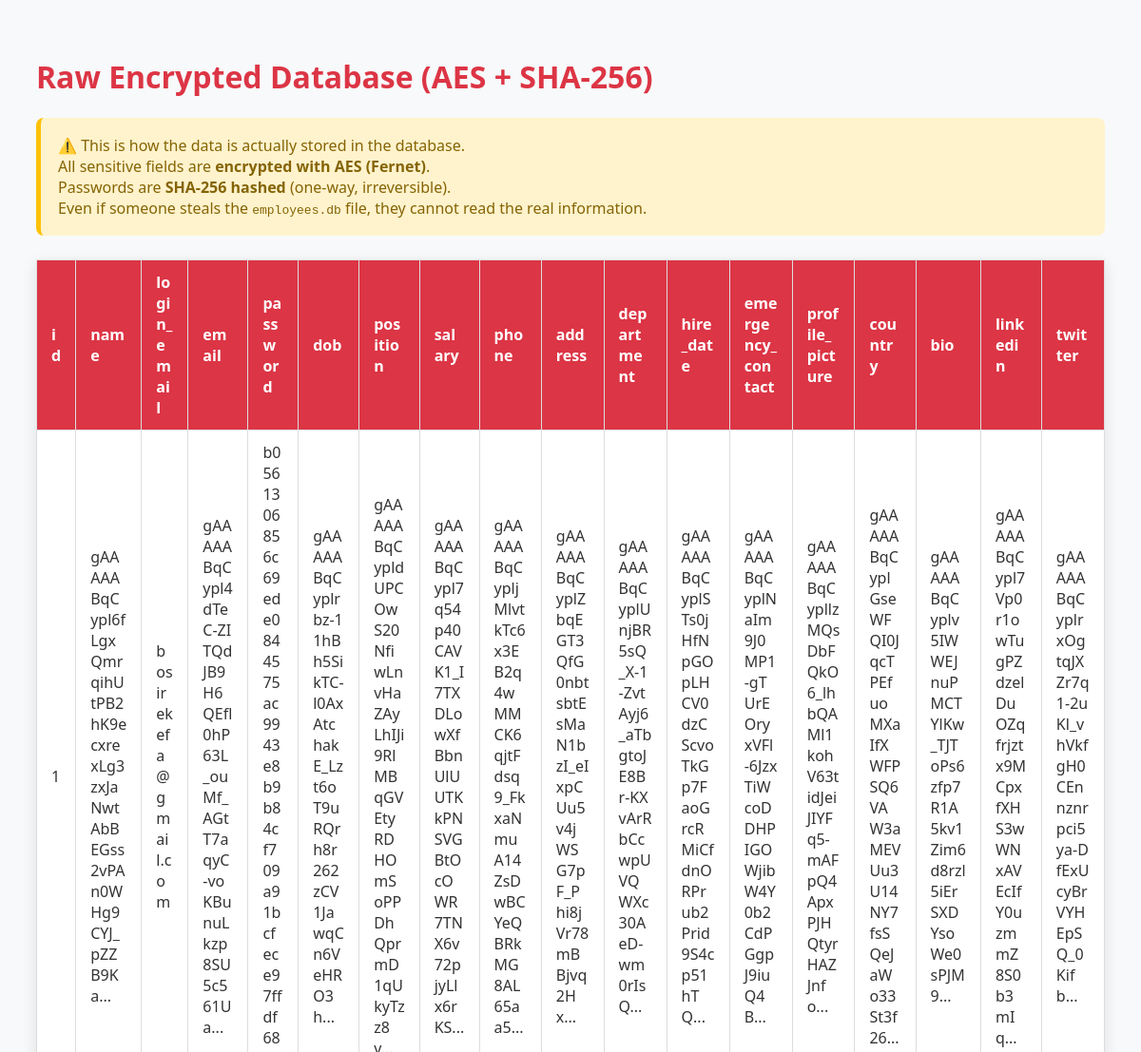
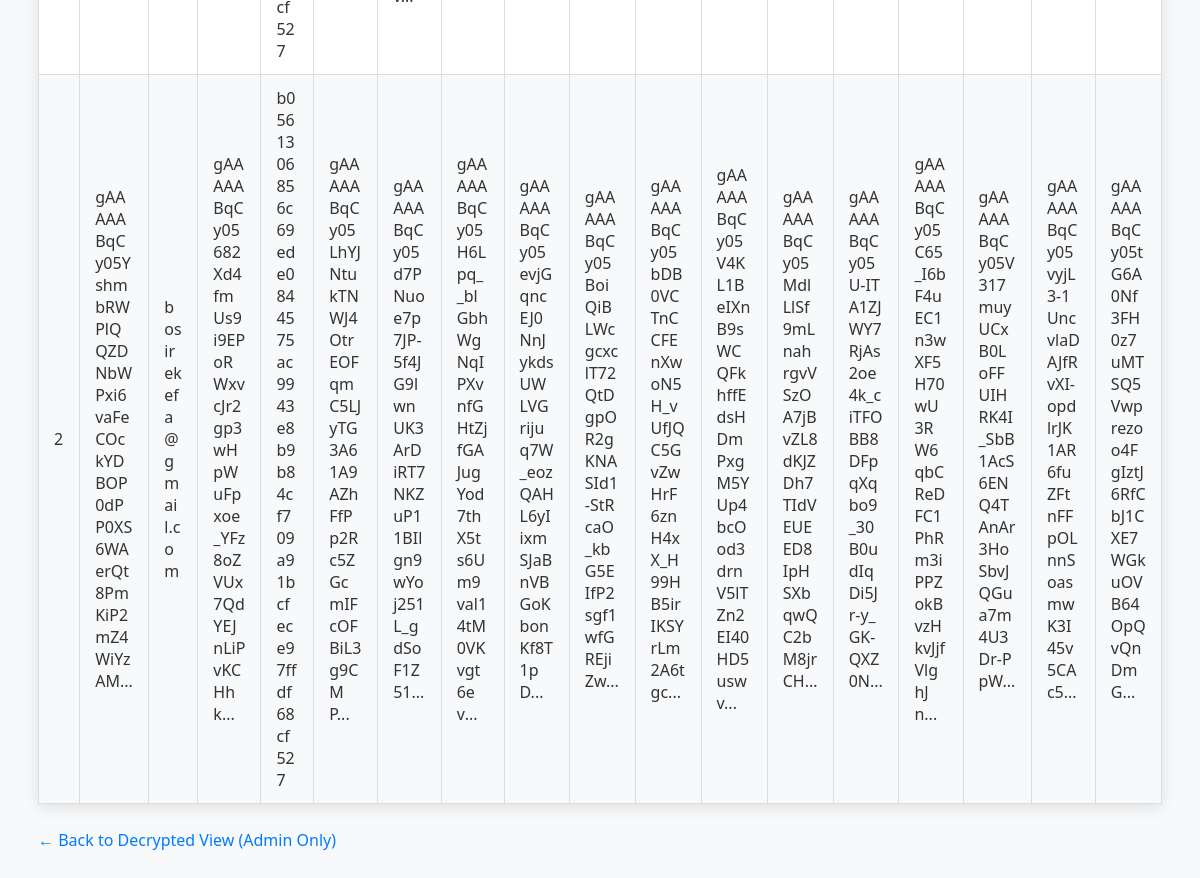
The app's page /admin/encrypted with its own data (2 pictures, top to bottom).
### tables this page shows
CREATE TABLE employees (
        id INTEGER PRIMARY KEY AUTOINCREMENT,
        name TEXT,
        login_email TEXT,
        email TEXT,
        password TEXT,
        dob TEXT,
        position TEXT,
        salary TEXT,
        phone TEXT,
        address TEXT,
        department TEXT,
        hire_date TEXT,
        emergency_contact TEXT,
        profile_picture TEXT,
        country TEXT,
        bio TEXT,
        linkedin TEXT,
        twitter TEXT
    );

### app.py (the view)
@app.route('/admin/encrypted')
def admin_encrypted_view():
    cursor.execute("SELECT * FROM employees")
    rows = cursor.fetchall()
    columns = [description[0] for description in cursor.description]
    return render_template('admin_encrypted.html', columns=columns, rows=rows, title="Raw Encrypted Database (AES + SHA-256)")

### templates/admin_encrypted.html (shortened to what this page needs)
<!DOCTYPE html>
<html lang="en">
<head>
</head>
<body>
    <h1>{{ title }}</h1>
    <div class="warning">
        ⚠️ This is how the data is actually stored in the database.<br>
        All sensitive fields are <strong>encrypted with AES (Fernet)</strong>.<br>
        Passwords are <strong>SHA-256 hashed</strong> (one-way, irreversible).<br>
        Even if someone steals the <code>employees.db</code> file, they cannot read the real information.
    </div>
    <table>
        <thead>
            <tr>
                {% for col in columns %}
                    <th>{{ col }}</th>
                {% endfor %}
            </tr>
        </thead>
        <tbody>
            {% for row in rows %}
            <tr>
                {% for value in row %}
                    <td>
                        {% if value is none %}
                            <em style="color:#999;">NULL</em>
                        {% elif value is string and value|length > 80 %}
                            {{ value[:75] }}...
                        {% else %}
                            {{ value }}
                        {% endif %}
                    </td>
                {% endfor %}
            </tr>
            {% endfor %}
        </tbody>
    </table>
    <a href="{{ url_for('admin_decrypted_view') }}" class="back-link">← Back to Decrypted View (Admin Only)</a>
</body>
</html>

### templates/admin_encrypted.html (style rules this page uses)
body { font-family: 'Segoe UI', Arial, sans-serif; background: #f8f9fa; padding: 30px; color: #333; }
h1 { color: #dc3545; }
table { width: 100%; border-collapse: collapse; background: white; box-shadow: 0 4px 15px rgba(0,0,0,0.1); margin-top: 20px; }
th, td { padding: 12px 15px; border: 1px solid #ddd; text-align: left; word-break: break-all; }
th { background: #dc3545; color: white; position: sticky; top: 0; }
tr:nth-child(even) { background: #f8f9fa; }
.warning { background: #fff3cd; color: #856404; padding: 18px; border-radius: 8px; margin-bottom: 25px; border-left: 5px solid #ffc107; }
.back-link { display: inline-block; margin-top: 25px; color: #007bff; text-decoration: none; font-weight: 500; }

### records on screen
employees: row "1", name "gAAAAABqCypl6fLgxQmrqihUtPB2hK9ecxrexLg3zxJaNwtAbBEGss2vPAn0WHg9CYJ_pZZB9Ka", login_email "bosirekefa@gmail.com", email "gAAAAABqCypl4dTeC-ZITQdJB9H6QEfl0hP63L_ouMf_AGtT7aqyC-voKBunuLkzp8SU5c561Ua", password "b0561306856c69ede0844575ac9943e8b9b84cf709a91bcfece97ffdf68cf527", dob "gAAAAABqCyplrbz-11hBh5SikTC-l0AxAtchakE_Lzt6oT9uRQrh8r262zCV1JawqCn6VeHRO3h", position "gAAAAABqCypldUPCOwS20NfiwLnvHaZAyLhIJi9RlMBqGVEtyRDHOmSoPPDhQprmD1qUkyTzz8v", salary "gAAAAABqCypl7q54p40CAVK1_I7TXDLowXfBbnUlUUTKkPNSVGBtOcOWR7TNX6v72pjyLlx6rKS", phone "gAAAAABqCypljMlvtkTc6x3EB2q4wMMCK6qjtFdsq9_FkxaNmuA14ZsDwBCYeQBRkMG8AL65aa5", address "gAAAAABqCyplZbqEGT3QfG0nbtsbtEsMaN1bzI_eIxpCUu5v4jWSG7pF_Phi8jVr78mBBjvq2Hx", department "gAAAAABqCyplUnjBR5sQ_X-1-ZvtAyj6_aTbgtoJE8Br-KXvArRbCcwpUVQWXc30AeD-wm0rIsQ", hire_date "gAAAAABqCyplSTs0jHfNpGOpLHCV0dzCScvoTkGp7FaoGrcRMiCfdnORPrub2Prid9S4cp51hTQ", emergency_contact "gAAAAABqCyplNaIm9J0MP1-gTUrEOryxVFl-6JzxTiWcoDDHPIGOWjibW4Y0b2CdPGgpJ9iuQ4B", profile_picture "gAAAAABqCypllzMQsDbFQkO6_lhbQAMl1kohV63tidJeiJIYFq5-mAFpQ4ApxPJHQtyrHAZJnfo", country "gAAAAABqCyplGseWFQI0JqcTPEfuoMXaIfXWFPSQ6VAW3aMEVUu3U14NY7fsSQeJaWo33St3f26", bio "gAAAAABqCyplv5IWWEJnuPMCTYlKw_TJToPs6zfp7R1A5kv1Zim6d8rzl5iErSXDYsoWe0sPJM9", linkedin "gAAAAABqCypl7Vp0r1owTugPZdzelDuOZqfrjztx9MCpxfXHS3wWNxAVEcIfY0uzmmZ8S0b3mIq", twitter "gAAAAABqCyplrxOgtqJXZr7q1-2uKl_vhVkfgH0CEnnznrpci5ya-DfExUcyBrVYHEpSQ_0Kifb"
employees: row "2", name "gAAAAABqCy05YshmbRWPlQQZDNbWPxi6vaFeCOckYDBOP0dPP0XS6WAerQt8PmKiP2mZ4WiYzAM", login_email "bosirekefa@gmail.com", email "gAAAAABqCy05682Xd4fmUs9i9EPoRWxvcJr2gp3wHpWuFpxoe_YFz8oZVUx7QdYEJnLiPvKCHhk", password "b0561306856c69ede0844575ac9943e8b9b84cf709a91bcfece97ffdf68cf527", dob "gAAAAABqCy05LhYJNtukTNWJ4OtrEOFqmC5LJyTG3A61A9AZhFfPp2Rc5ZGcmIFcOFBiL3g9CMP", position "gAAAAABqCy05d7PNuoe7p7JP-5f4JG9lwnUK3ArDiRT7NKZuP11BIlgn9wYoj251L_gdSoF1Z51", salary "gAAAAABqCy05H6Lpq__blGbhWgNqIPXvnfGHtZjfGAJugYod7thX5ts6Um9val14tM0VKvgt6ev", phone "gAAAAABqCy05evjGqncEJ0NnJykdsUWLVGrijuq7W_eozQAHL6yIixmSJaBnVBGoKbonKf8T1pD", address "gAAAAABqCy05BoiQiBLWcgcxclT72QtDgpOR2gKNASId1-StRcaO_kbG5EIfP2sgf1wfGREjiZw", department "gAAAAABqCy05bDB0VCTnCCFEnXwoN5H_vUfJQC5GvZwHrF6znH4xX_H99HB5irIKSYrLm2A6tgc", hire_date "gAAAAABqCy05V4KL1BeIXnB9sWCQFkhffEdsHDmPxgM5YUp4bcOod3drnV5lTZn2EI40HD5uswv", emergency_contact "gAAAAABqCy05MdlLlSf9mLnahrgvVSzOA7jBvZL8dKJZDh7TIdVEUEED8IpHSXbqwQC2bM8jrCH", profile_picture "gAAAAABqCy05U-ITA1ZJWY7RjAs2oe4k_ciTFOBB8DFpqXqbo9_30B0udIqDi5Jr-y_GK-QXZ0N", country "gAAAAABqCy05C65_I6bF4uEC1n3wXF5H70wU3RW6qbCReDFC1PhRm3iPPZokBvzHkvJjfVlghJn", bio "gAAAAABqCy05V317muyUCxB0LoFFUIHRK4I_SbB1AcS6ENQ4TAnAr3HoSbvJQGua7m4U3Dr-PpW", linkedin "gAAAAABqCy05vyjL3-1UncvlaDAJfRvXI-opdlrJK1AR6fuZFtnFFpOLnnSoasmwK3I45v5CAc5", twitter "gAAAAABqCy05tG6A0Nf3FH0z7uMTSQ5Vwprezoo4FgIztJ6RfCbJ1CXE7WGkuOVB64OpQvQnDmG"

### other values on screen
{{ title }} "Raw Encrypted Database (AES + SHA-256)"
{{ col }} "id" "name" "login_email" "email" "password" "dob" "position" "salary" "phone" "address" "department" "hire_date" "emergency_contact" "profile_picture" "country" "bio" "linkedin" "twitter"
